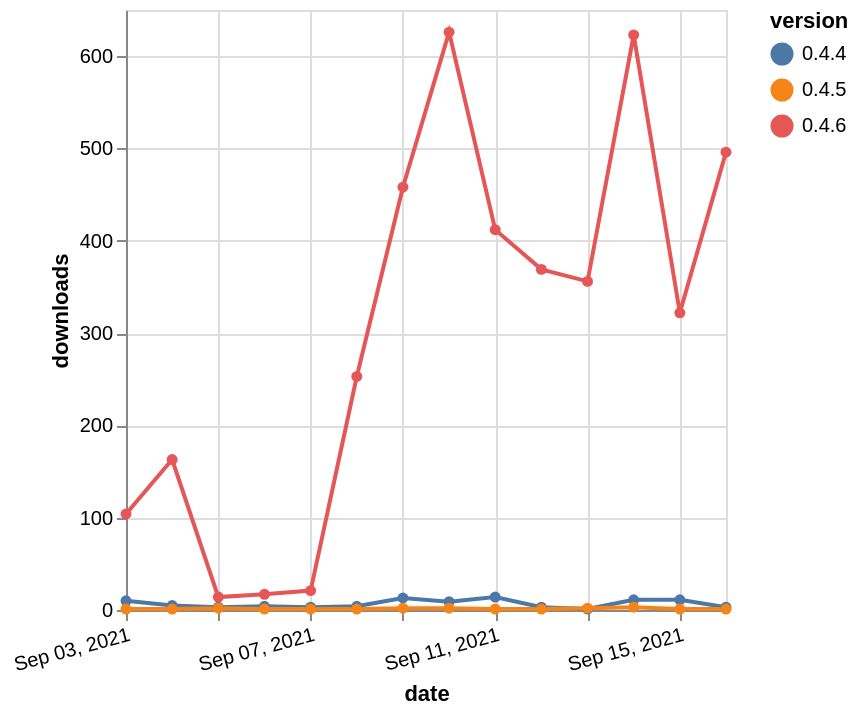

Describe this chart as a Vega-Lite specification.
### Vega-Lite specification from a JSON file in a GitHub repository (floating-point values rounded to 4 significant figures)
{"$schema": "https://vega.github.io/schema/vega-lite/v5.json", "description": "A simple bar chart with embedded data.", "data": {"values": [{"date": "2021-09-03", "total": 19461, "delta": 104, "version": "0.4.6"}, {"date": "2021-09-04", "total": 19624, "delta": 163, "version": "0.4.6"}, {"date": "2021-09-05", "total": 19638, "delta": 14, "version": "0.4.6"}, {"date": "2021-09-06", "total": 19655, "delta": 17, "version": "0.4.6"}, {"date": "2021-09-07", "total": 19676, "delta": 21, "version": "0.4.6"}, {"date": "2021-09-08", "total": 19929, "delta": 253, "version": "0.4.6"}, {"date": "2021-09-09", "total": 20387, "delta": 458, "version": "0.4.6"}, {"date": "2021-09-10", "total": 21013, "delta": 626, "version": "0.4.6"}, {"date": "2021-09-11", "total": 21425, "delta": 412, "version": "0.4.6"}, {"date": "2021-09-12", "total": 21794, "delta": 369, "version": "0.4.6"}, {"date": "2021-09-13", "total": 22150, "delta": 356, "version": "0.4.6"}, {"date": "2021-09-14", "total": 22773, "delta": 623, "version": "0.4.6"}, {"date": "2021-09-15", "total": 23095, "delta": 322, "version": "0.4.6"}, {"date": "2021-09-16", "total": 23591, "delta": 496, "version": "0.4.6"}, {"date": "2021-09-03", "total": 20002, "delta": 10, "version": "0.4.4"}, {"date": "2021-09-04", "total": 20007, "delta": 5, "version": "0.4.4"}, {"date": "2021-09-05", "total": 20010, "delta": 3, "version": "0.4.4"}, {"date": "2021-09-06", "total": 20014, "delta": 4, "version": "0.4.4"}, {"date": "2021-09-07", "total": 20017, "delta": 3, "version": "0.4.4"}, {"date": "2021-09-08", "total": 20021, "delta": 4, "version": "0.4.4"}, {"date": "2021-09-09", "total": 20034, "delta": 13, "version": "0.4.4"}, {"date": "2021-09-10", "total": 20043, "delta": 9, "version": "0.4.4"}, {"date": "2021-09-11", "total": 20057, "delta": 14, "version": "0.4.4"}, {"date": "2021-09-12", "total": 20060, "delta": 3, "version": "0.4.4"}, {"date": "2021-09-13", "total": 20061, "delta": 1, "version": "0.4.4"}, {"date": "2021-09-14", "total": 20072, "delta": 11, "version": "0.4.4"}, {"date": "2021-09-15", "total": 20083, "delta": 11, "version": "0.4.4"}, {"date": "2021-09-16", "total": 20086, "delta": 3, "version": "0.4.4"}, {"date": "2021-09-03", "total": 4989, "delta": 1, "version": "0.4.5"}, {"date": "2021-09-04", "total": 4990, "delta": 1, "version": "0.4.5"}, {"date": "2021-09-05", "total": 4992, "delta": 2, "version": "0.4.5"}, {"date": "2021-09-06", "total": 4993, "delta": 1, "version": "0.4.5"}, {"date": "2021-09-07", "total": 4994, "delta": 1, "version": "0.4.5"}, {"date": "2021-09-08", "total": 4995, "delta": 1, "version": "0.4.5"}, {"date": "2021-09-09", "total": 4997, "delta": 2, "version": "0.4.5"}, {"date": "2021-09-10", "total": 4999, "delta": 2, "version": "0.4.5"}, {"date": "2021-09-11", "total": 5000, "delta": 1, "version": "0.4.5"}, {"date": "2021-09-12", "total": 5001, "delta": 1, "version": "0.4.5"}, {"date": "2021-09-13", "total": 5003, "delta": 2, "version": "0.4.5"}, {"date": "2021-09-14", "total": 5006, "delta": 3, "version": "0.4.5"}, {"date": "2021-09-15", "total": 5007, "delta": 1, "version": "0.4.5"}, {"date": "2021-09-16", "total": 5008, "delta": 1, "version": "0.4.5"}]}, "width": "container", "mark": {"type": "line", "point": {"filled": true}}, "encoding": {"x": {"field": "date", "type": "temporal", "timeUnit": "yearmonthdate", "title": "date", "axis": {"labelAngle": -15}}, "y": {"field": "delta", "type": "quantitative", "title": "downloads"}, "color": {"field": "version", "type": "nominal"}, "tooltip": {"field": "delta"}}}
